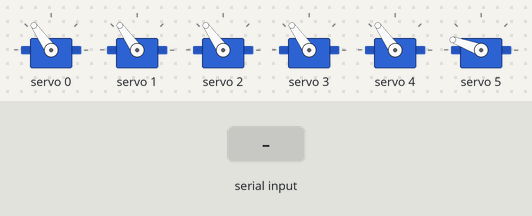
Bench run of a sketch on a simulated ESP32. Shown: 6 × servo. The test bench sets the inputs (shaded band). What the sketch prints to the serial monitor is not drawn.

Above: at 1.3 s.
1.4 s: "C3-5\n" received over Serial
Timing chart, 0 to 4.4 s (numbered marks = the images above; inputs shaded):
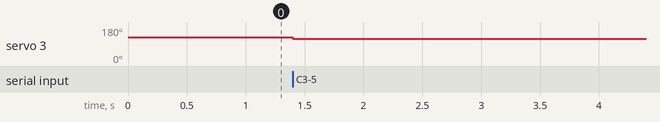

Measured:
- after the input at 1.4 s, servo 3: 125° → 119° at once

The sketch:

AmazingBalls.ino
```cpp
#include <Wire.h>
#include <Adafruit_PWMServoDriver.h>

Adafruit_PWMServoDriver pca = Adafruit_PWMServoDriver(0x40);

// Calibrazione pulse width in tick (a 50Hz)
// SG90:    min~150, max~600
// MG996R:  min~150, max~600  (quasi uguale)
#define SERVO_MIN  150
#define SERVO_MAX  600

// Posizioni correnti di ogni servo (in gradi)
int pos[6] = {90, 90, 90, 90, 90, 120};

// Converte gradi in tick PCA9685
int degreesToTick(int degrees) {
  return map(degrees, 0, 180, SERVO_MIN, SERVO_MAX);
}

// Muove un servo a una posizione assoluta
void setServo(uint8_t channel, int degrees) {
  degrees = constrain(degrees, 0, 180);
  pos[channel] = degrees;
  pca.setPWM(channel, 0, degreesToTick(degrees));
}

// Muove un servo di un delta rispetto alla posizione attuale
void moveServo(uint8_t channel, int delta) {
  setServo(channel, pos[channel] + delta);
}

void setup() {
  Serial.begin(9600);
  Wire.begin(21, 22);  // SDA, SCL su ESP32
  pca.begin();
  pca.setOscillatorFrequency(27000000);
  pca.setPWMFreq(50);  // 50Hz per tutti i servo

  delay(100);

  // Posizioni iniziali
  setServo(0, 90);
  setServo(1, 90);
  setServo(2, 90);
  setServo(3, 90);
  setServo(4, 90);
  setServo(5, 120);
}

void loop() {
  if (Serial.available()) {
    String cmd = Serial.readStringUntil('\n');
    cmd.trim();
    /* Formato comando: "C0+10" -> canale 0, avanti 10 gradi
                        "C3-5"  -> canale 3, indietro 5 gradi
                        "C1=45" -> canale 1, vai a 45 gradi (assoluto)
    */
    if (cmd.startsWith("C") && cmd.length() >= 4) {
      int channel = cmd.substring(1, 2).toInt();

      if (channel >= 0 && channel <= 5) {
        char type = cmd.charAt(2);  // '+', '-' o '='
        int value = cmd.substring(3).toInt();

        if (type == '+') {
          moveServo(channel, +value);
        } else if (type == '-') {
          moveServo(channel, -value);
        } else if (type == '=') {
          setServo(channel, value);
        }

        Serial.print("CH");
        Serial.print(channel);
        Serial.print(" -> ");
        Serial.println(pos[channel]);
      }
    }
  }
}
```
